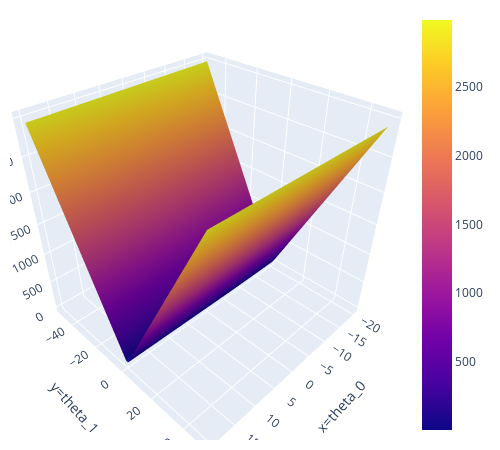

The cell this chart's notebook holds for it:
### Code cell
# Just run this cell
import itertools
import plotly.graph_objects as go

data_linear = boba_df

def mAe_linear(theta_0, theta_1, data_linear):
    data_x, data_y = data_linear.iloc[:,0], data_linear.iloc[:,1]
    return np.mean(np.array([np.abs(y - (theta_0+theta_1*x)) for x, y in zip(data_x, data_y)]), axis=0)

theta_0_values = np.linspace(-20, 20, 80)
theta_1_values = np.linspace(-50, 50, 80)
mAe_values = [mAe_linear(theta_0, theta_1, data_linear) \
              for theta_0, theta_1 in itertools.product(theta_0_values, theta_1_values)]
mAe_values = np.reshape(mAe_values, (len(theta_0_values), len(theta_1_values)), order='F')

# Optimal point
fig_lin_mae = go.Figure(data=[go.Surface(x=theta_0_values, y=theta_1_values, z=mAe_values,name='z=MAE')])

fig_lin_mae.update_layout(
    autosize=False,
    scene = dict(
                    xaxis_title='x=theta_0',
                    yaxis_title='y=theta_1',
                    zaxis_title='z=MAE'),
                    width=500,
                    margin=dict(r=20, b=10, l=10, t=10))
fig_lin_mae.show()

### Figure 1 — Plotly figure (JSON) as saved in the notebook; plotly's stock layout.template omitted (floating-point values rounded to 4 significant figures; data arrays with more than 128 entries replaced by an {"elided": "..."} marker saying what was removed)
{"data": [{"name": "z=MAE", "type": "surface", "x": [-20, -19.49, -18.99, -18.48, -17.97, -17.47, -16.96, -16.46, -15.95, -15.44, -14.94, -14.43, -13.92, -13.42, -12.91, -12.41, -11.9, -11.39, -10.89, -10.38, -9.873, -9.367, -8.861, -8.354, -7.848, -7.342, -6.835, -6.329, -5.823, -5.316, -4.81, -4.304, -3.797, -3.291, -2.785, -2.278, -1.772, -1.266, -0.7595, -0.2532, 0.2532, 0.7595, 1.266, 1.772, 2.278, 2.785, 3.291, 3.797, 4.304, 4.81, 5.316, 5.823, 6.329, 6.835, 7.342, 7.848, 8.354, 8.861, 9.367, 9.873, 10.38, 10.89, 11.39, 11.9, 12.41, 12.91, 13.42, 13.92, 14.43, 14.94, 15.44, 15.95, 16.46, 16.96, 17.47, 17.97, 18.48, 18.99, 19.49, 20], "y": [-50, -48.73, -47.47, -46.2, -44.94, -43.67, -42.41, -41.14, -39.87, -38.61, -37.34, -36.08, -34.81, -33.54, -32.28, -31.01, -29.75, -28.48, -27.22, -25.95, -24.68, -23.42, -22.15, -20.89, -19.62, -18.35, -17.09, -15.82, -14.56, -13.29, -12.03, -10.76, -9.494, -8.228, -6.962, -5.696, -4.43, -3.165, -1.899, -0.6329, 0.6329, 1.899, 3.165, 4.43, 5.696, 6.962, 8.228, 9.494, 10.76, 12.03, 13.29, 14.56, 15.82, 17.09, 18.35, 19.62, 20.89, 22.15, 23.42, 24.68, 25.95, 27.22, 28.48, 29.75, 31.01, 32.28, 33.54, 34.81, 36.08, 37.34, 38.61, 39.87, 41.14, 42.41, 43.67, 44.94, 46.2, 47.47, 48.73, 50], "z": {"elided": "80x80 float values"}}], "layout": {"autosize": false, "height": 450, "margin": {"b": 10, "l": 10, "r": 20, "t": 10}, "scene": {"aspectmode": "auto", "aspectratio": {"x": 1, "y": 1, "z": 1}, "xaxis": {"title": {"text": "x=theta_0"}, "type": "linear"}, "yaxis": {"title": {"text": "y=theta_1"}, "type": "linear"}, "zaxis": {"title": {"text": "z=MAE"}, "type": "linear"}}, "width": 500}}
